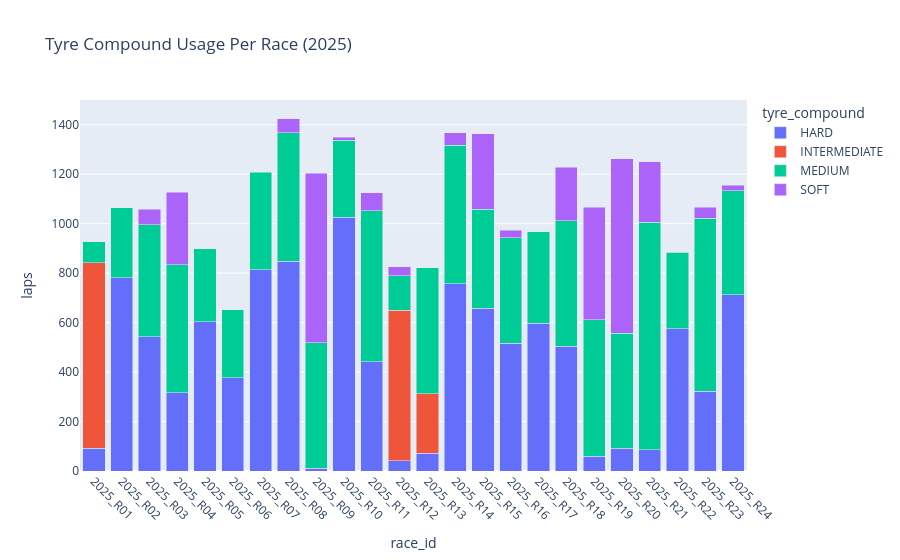

Notebook code cell kept with this figure:
### Code cell
tyre_usage = laps.groupby(["race_id","tyre_compound"]).size().reset_index(name="laps")

fig = px.bar(
    tyre_usage,
    x="race_id",
    y="laps",
    color="tyre_compound",
    title="Tyre Compound Usage Per Race (2025)",
    barmode="stack"
)
fig.update_xaxes(tickangle=45)
fig.show()

### Figure 1 — Plotly figure (JSON) as saved in the notebook; plotly's stock layout.template omitted (floating-point values rounded to 4 significant figures)
{"data": [{"hovertemplate": "tyre_compound=HARD<br>race_id=%{x}<br>laps=%{y}<extra></extra>", "legendgroup": "HARD", "marker": {"color": "#636efa", "pattern": {"shape": ""}}, "name": "HARD", "orientation": "v", "showlegend": true, "textposition": "auto", "type": "bar", "x": ["2025_R01", "2025_R02", "2025_R03", "2025_R04", "2025_R05", "2025_R06", "2025_R07", "2025_R08", "2025_R09", "2025_R10", "2025_R11", "2025_R12", "2025_R13", "2025_R14", "2025_R15", "2025_R16", "2025_R17", "2025_R18", "2025_R19", "2025_R20", "2025_R21", "2025_R22", "2025_R23", "2025_R24"], "xaxis": "x", "y": [92, 781, 543, 316, 604, 378, 813, 849, 11, 1026, 442, 41, 72, 757, 659, 516, 598, 504, 59, 92, 86, 576, 322, 713], "yaxis": "y"}, {"hovertemplate": "tyre_compound=INTERMEDIATE<br>race_id=%{x}<br>laps=%{y}<extra></extra>", "legendgroup": "INTERMEDIATE", "marker": {"color": "#EF553B", "pattern": {"shape": ""}}, "name": "INTERMEDIATE", "orientation": "v", "showlegend": true, "textposition": "auto", "type": "bar", "x": ["2025_R01", "2025_R12", "2025_R13"], "xaxis": "x", "y": [750, 608, 240], "yaxis": "y"}, {"hovertemplate": "tyre_compound=MEDIUM<br>race_id=%{x}<br>laps=%{y}<extra></extra>", "legendgroup": "MEDIUM", "marker": {"color": "#00cc96", "pattern": {"shape": ""}}, "name": "MEDIUM", "orientation": "v", "showlegend": true, "textposition": "auto", "type": "bar", "x": ["2025_R01", "2025_R02", "2025_R03", "2025_R04", "2025_R05", "2025_R06", "2025_R07", "2025_R08", "2025_R09", "2025_R10", "2025_R11", "2025_R12", "2025_R13", "2025_R14", "2025_R15", "2025_R16", "2025_R17", "2025_R18", "2025_R19", "2025_R20", "2025_R21", "2025_R22", "2025_R23", "2025_R24"], "xaxis": "x", "y": [85, 284, 452, 517, 294, 273, 394, 519, 507, 311, 610, 140, 510, 560, 400, 427, 370, 508, 552, 465, 919, 308, 700, 420], "yaxis": "y"}, {"hovertemplate": "tyre_compound=SOFT<br>race_id=%{x}<br>laps=%{y}<extra></extra>", "legendgroup": "SOFT", "marker": {"color": "#ab63fa", "pattern": {"shape": ""}}, "name": "SOFT", "orientation": "v", "showlegend": true, "textposition": "auto", "type": "bar", "x": ["2025_R03", "2025_R04", "2025_R08", "2025_R09", "2025_R10", "2025_R11", "2025_R12", "2025_R14", "2025_R15", "2025_R16", "2025_R18", "2025_R19", "2025_R20", "2025_R21", "2025_R22", "2025_R23", "2025_R24"], "xaxis": "x", "y": [64, 295, 57, 685, 12, 74, 36, 51, 305, 31, 217, 456, 706, 246, 2, 45, 23], "yaxis": "y"}], "layout": {"barmode": "stack", "legend": {"title": {"text": "tyre_compound"}, "tracegroupgap": 0}, "title": {"text": "Tyre Compound Usage Per Race (2025)"}, "xaxis": {"anchor": "y", "domain": [0, 1], "tickangle": 45, "title": {"text": "race_id"}}, "yaxis": {"anchor": "x", "domain": [0, 1], "title": {"text": "laps"}}}}
